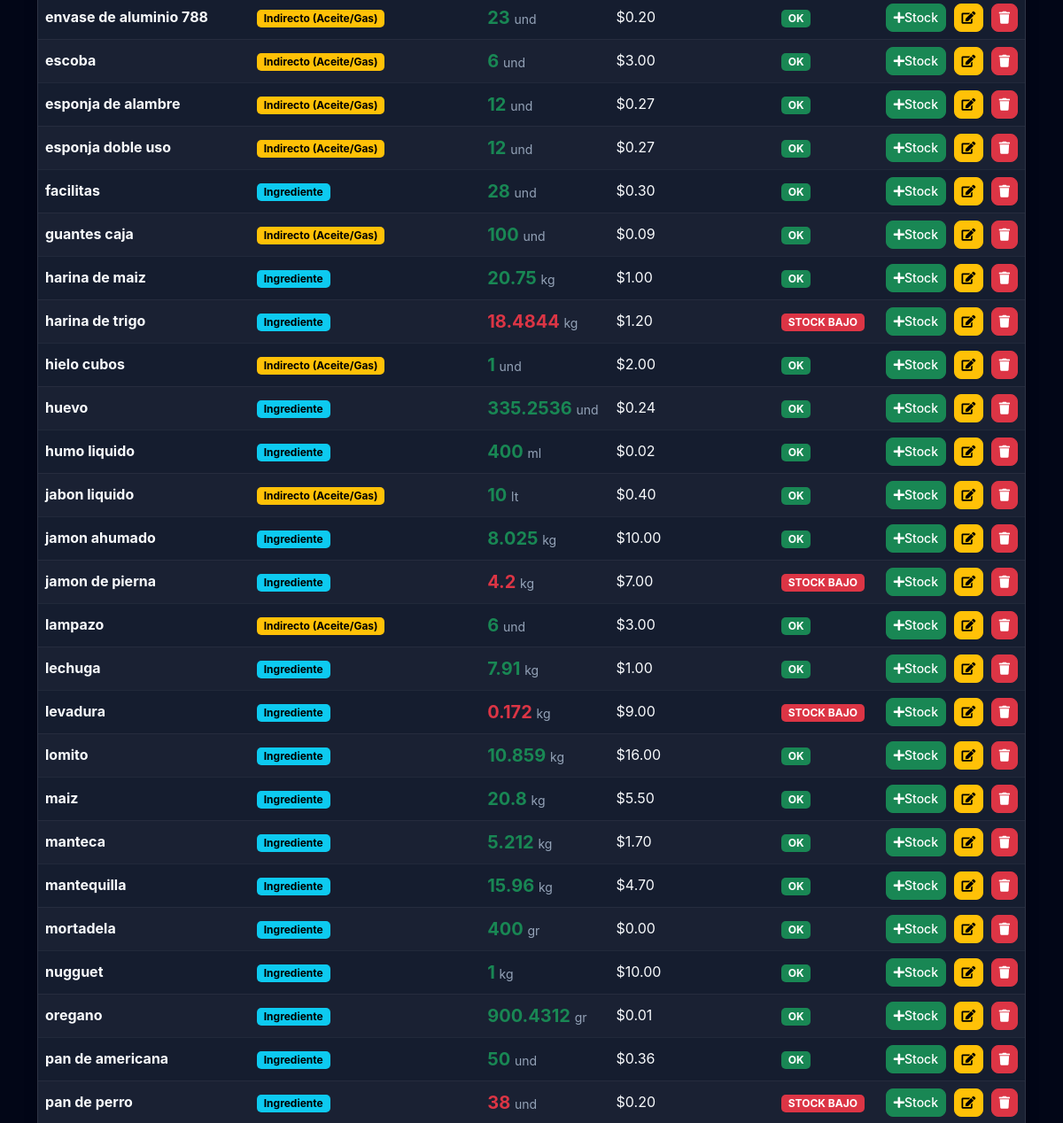
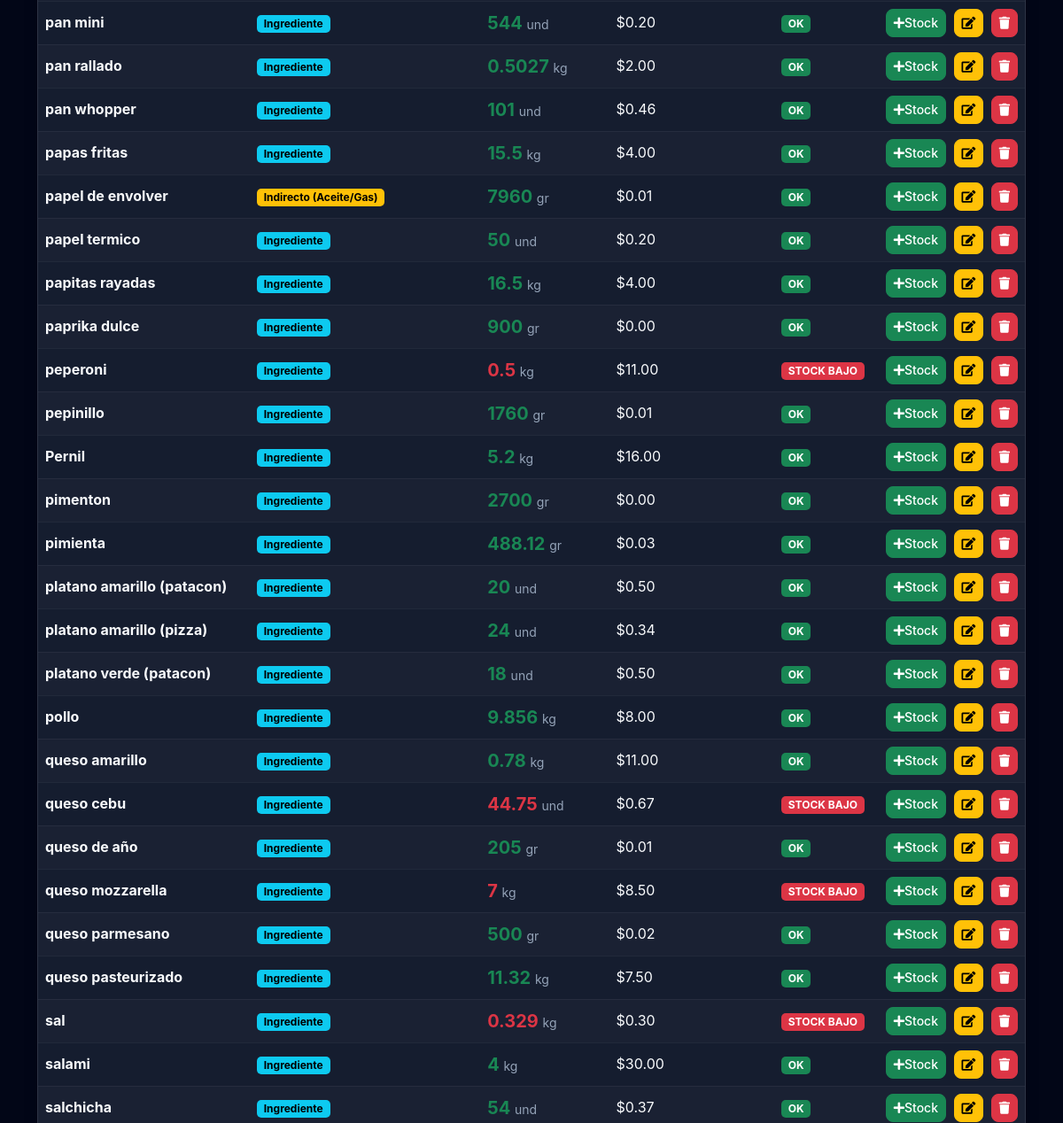
The page /admin/insumos.php (signed in, middle part) on the database as committed earlier (2 pictures, top to bottom).
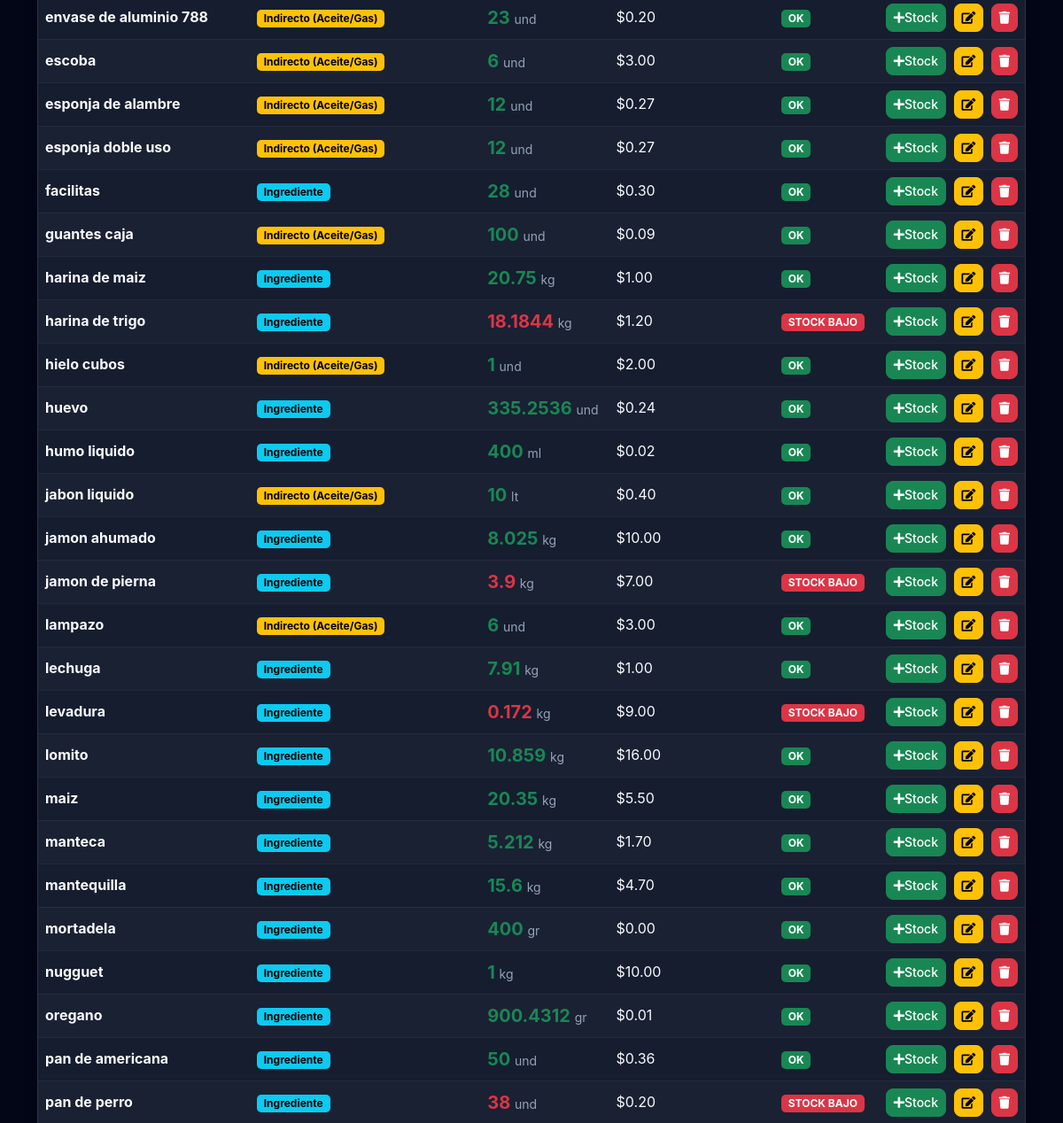
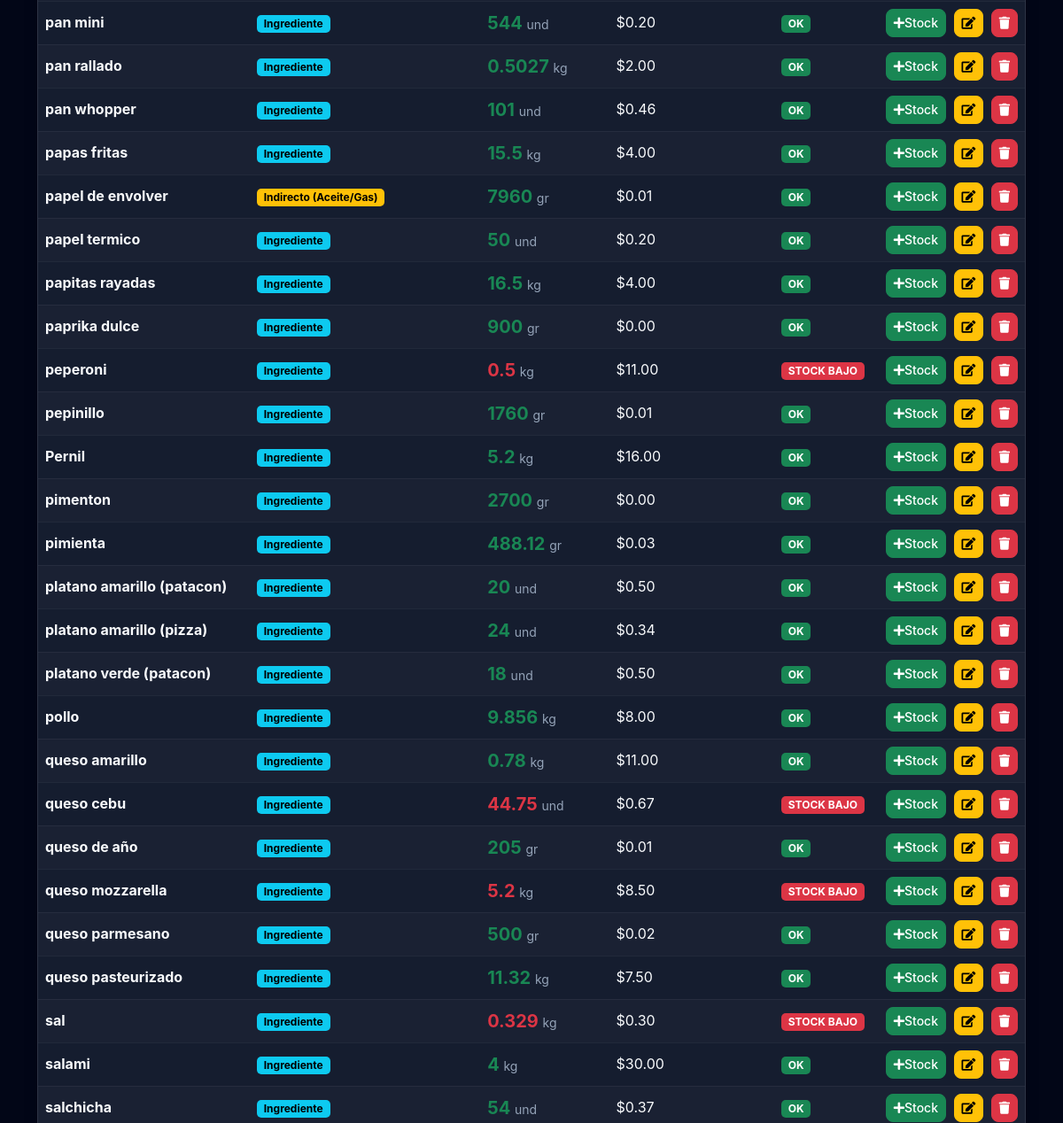
The same page on the database as committed later (2 pictures, top to bottom).
### tables this page shows
CREATE TABLE `raw_materials` (
  `id` int(11) NOT NULL,
  `name` varchar(100) NOT NULL,
  `unit` varchar(20) NOT NULL,
  `stock_quantity` decimal(20,6) DEFAULT 0.000000,
  `cost_per_unit` decimal(20,6) DEFAULT 0.000000,
  `min_stock` decimal(20,6) DEFAULT 5.000000,
  `is_cooking_supply` tinyint(1) DEFAULT 0,
  `category` enum('ingredient','packaging','supply') DEFAULT 'ingredient',
  `updated_at` timestamp NULL DEFAULT current_timestamp() ON UPDATE current_timestamp(),
  `short_code` varchar(50) DEFAULT NULL
);

### templates/autoload.php (called while the page is built, shortened)
<?php
require_once __DIR__ . '/../funciones/UserManager.php';
require_once __DIR__ . '/../funciones/RawMaterialManager.php';
$rawMaterialManager = new RawMaterialManager($db);

### funciones/RawMaterialManager.php (called while the page is built, shortened)
<?php
class RawMaterialManager
{
    private $db;
    public function __construct($db)
    {
        $this->db = $db;
    }
    public function searchMaterials($query = '')
    {
        $sql = "SELECT * FROM raw_materials";
        $params = [];
        $sql .= " ORDER BY name ASC";
        $stmt = $this->db->prepare($sql);
        $stmt->execute($params);
        return $stmt->fetchAll(PDO::FETCH_ASSOC);
    }
}
?>

### admin/insumos.php (the view, shortened to what this page needs)
<?php
require_once '../templates/autoload.php';
$search = $_GET['search'] ?? '';
$materials = $rawMaterialManager->searchMaterials($search);
require_once '../templates/header.php';
?>
<div class="container mt-5">
    <div class="card shadow">
        <div class="card-body p-0">
            <div class="table-responsive">
                <table class="table table-striped table-hover mb-0 align-middle">
                    <tbody>
                        <?php foreach ($materials as $m):
                            $lowStock = $m['stock_quantity'] <= $m['min_stock'];
                            $typeLabel = $m['is_cooking_supply'] ? '<span class="badge bg-warning text-dark">Indirecto (Aceite/Gas)</span>' : '<span class="badge bg-info text-dark">Ingrediente</span>';
                            ?>
                            <tr>
                                <td class="fw-bold"><?= htmlspecialchars($m['name']) ?></td>
                                <td><?= $typeLabel ?></td>
                                <td>
                                </td>
                                <td>
                                    <span class="fs-5 fw-bold <?= $lowStock ? 'text-danger' : 'text-success' ?>">
                                        <?= floatval($m['stock_quantity']) ?>
                                    </span>
                                    <small class="text-muted"><?= $m['unit'] ?></small>
                                </td>
                                <td>$<?= number_format($m['cost_per_unit'], 2) ?></td>
                                <td>
                                    <?php if ($lowStock): ?>
                                        <span class="badge bg-danger">STOCK BAJO</span>
                                    <?php else: ?>
                                        <span class="badge bg-success">OK</span>
                                    <?php endif; ?>
                                </td>
                                <td class="text-end">
                                    <button class="btn btn-sm btn-success me-1"
                                        onclick="openAddStock(<?= $m['id'] ?>, '<?= addslashes($m['name']) ?>', '<?= $m['unit'] ?>')"
                                        title="Registrar Compra">
                                        <i class="fa fa-plus"></i> Stock
                                    </button>
                                    <button class="btn btn-sm btn-warning me-1"
                                        onclick="openEditMaterial(<?= htmlspecialchars(json_encode($m)) ?>)"
                                        title="Editar Insumo">
                                        <i class="fa fa-edit"></i>
                                    </button>
                                    <form method="POST" class="d-inline" onsubmit="return confirm('¿Borrar este insumo?');">
                                        <button type="submit" class="btn btn-sm btn-danger"><i
                                                class="fa fa-trash"></i></button>
                                    </form>
                                </td>
                            </tr>
                        <?php endforeach; ?>
                    </tbody>
                </table>
            </div>
        </div>
    </div>
</div>
<?php require_once '../templates/footer.php'; ?>

Rows that differ between the two databases and show on the page:
changed raw_materials "harina de trigo": stock_quantity "18.4844" → "18.1844"
changed raw_materials "jamon de pierna": stock_quantity "4.2" → "3.9"
changed raw_materials "maiz": stock_quantity "20.8" → "20.35"
changed raw_materials "mantequilla": stock_quantity "15.96" → "15.6"
changed raw_materials "queso mozzarella": stock_quantity "7" → "5.2"
